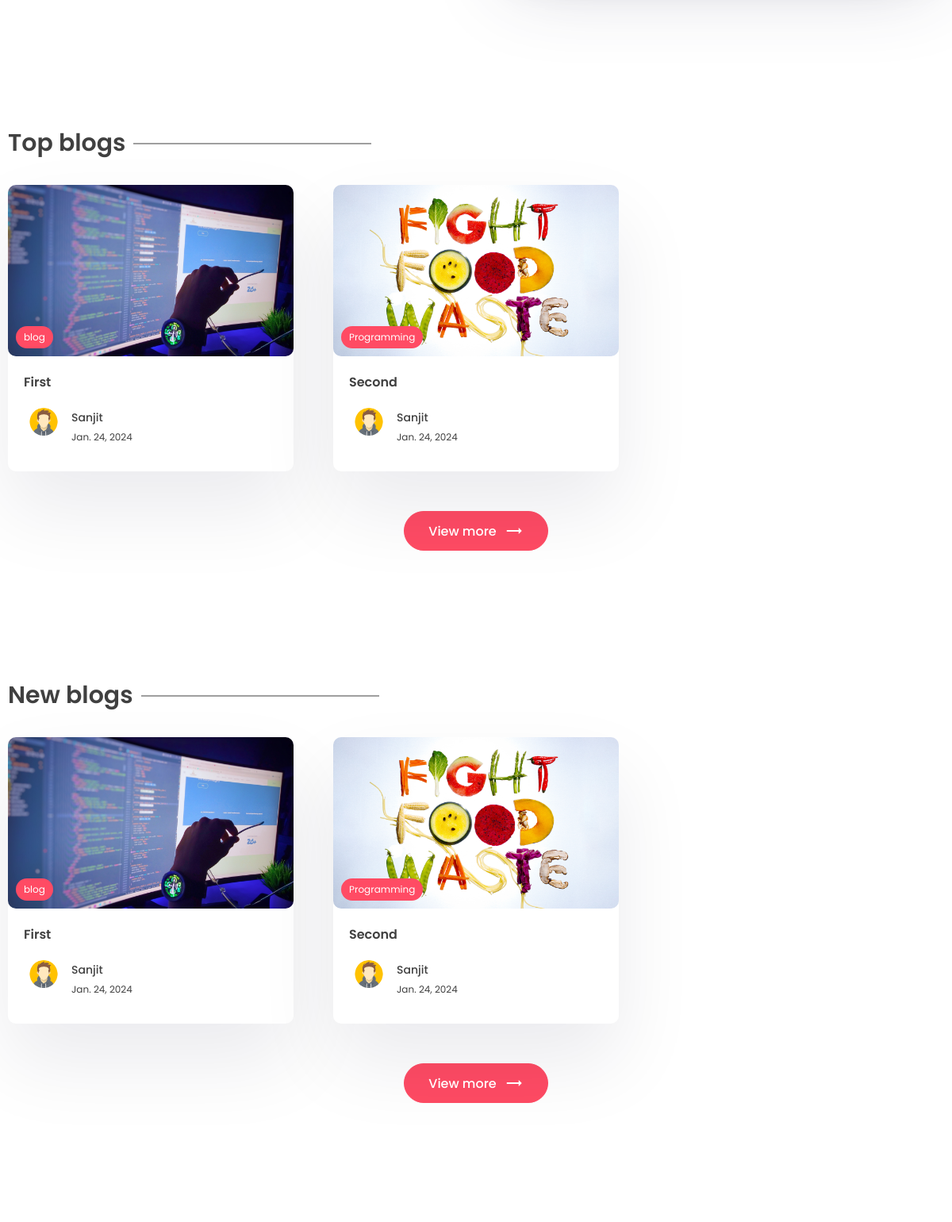
The app's page / (middle part), older data.
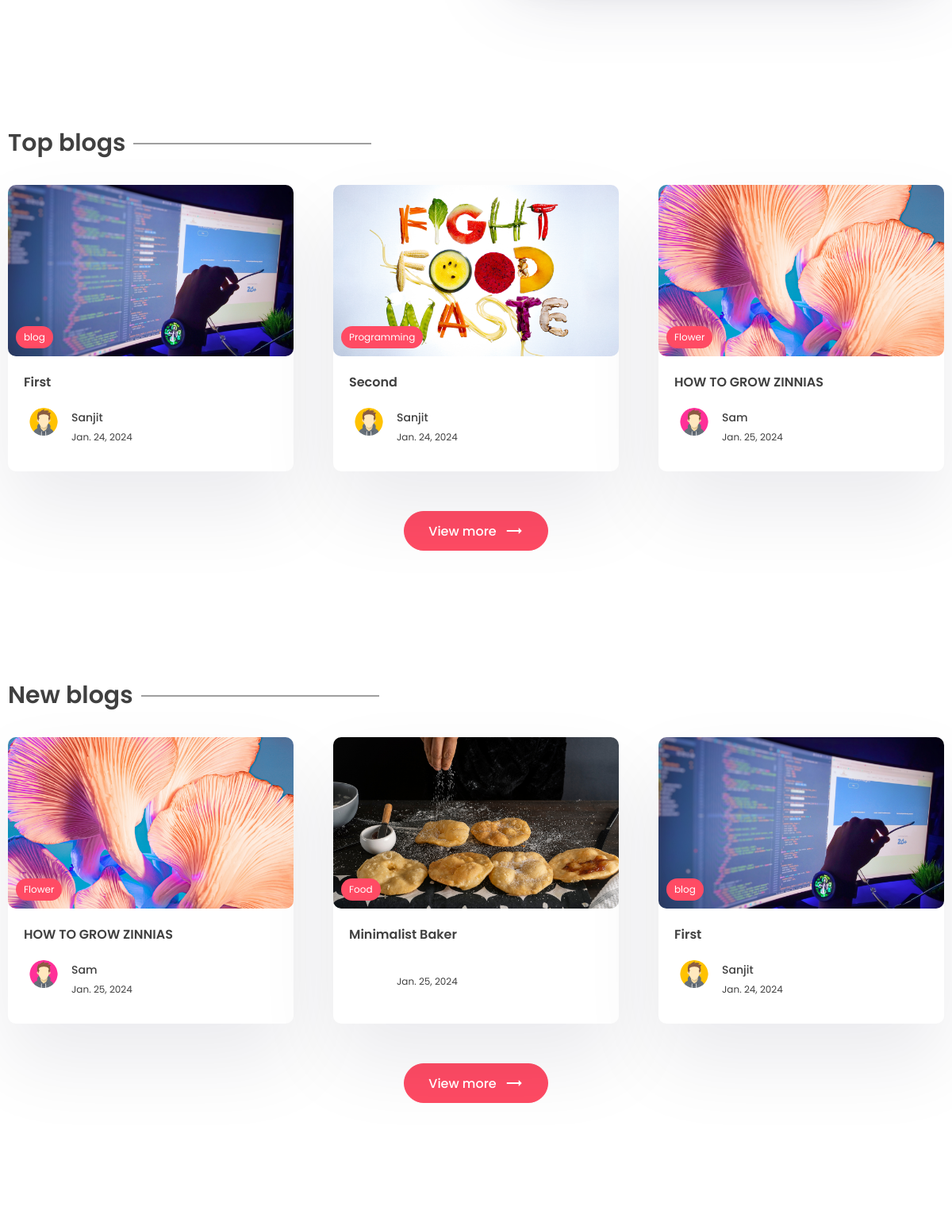
The same page, newer data.
### app/models.py (models this page shows, shortened)
class Post(models.Model):
    title = models.CharField(max_length=200)
    content = models.TextField()
    last_updated = models.DateTimeField(auto_now=True)
    slug = models.SlugField(max_length=200, unique=True)
    image = models.ImageField(null=True, blank=True, upload_to="images/")
    tags = models.ManyToManyField(Tag, blank=True, related_name='post')
    view_count = models.IntegerField(null=True, blank=True)
    is_featured = models.BooleanField(default=False)
    author = models.ForeignKey(
        User, on_delete=models.CASCADE, null=True, blank=True)
    bookmarks = models.ManyToManyField(
        User, related_name="bookmarks", default=None, blank=True)
    likes = models.ManyToManyField(
        User, related_name="post_like", default=None, blank=True)

class Tag(models.Model):
    name = models.CharField(max_length=100)
    description = models.CharField(max_length=100)
    slug = models.SlugField(max_length=200, unique=True)

class Profile(models.Model):
    user = models.OneToOneField(User, on_delete=models.CASCADE)
    profile_image = models.ImageField(
        null=True, blank=True, upload_to="images/")
    slug = models.SlugField(max_length=200, unique=True)
    bio = models.CharField(max_length=200)

### app/views.py (the view, shortened to what this page needs)
# urls.py: path('', views.index, name="index"),
def index(request):
    posts = Post.objects.all()
    top_posts = Post.objects.all().order_by('-view_count')[0:3]
    recent_posts = Post.objects.all().order_by('-last_updated')[0:3]
    featured_blog = Post.objects.filter(is_featured=True)
    subscribe_form = SubscribeForm()
    subscribe_successful = None
    website_info = None
    if WebsiteMeta.objects.all().exists():
        website_info = WebsiteMeta.objects.all()[0]
    if featured_blog:
        featured_blog = featured_blog[0]
    context = {'posts': posts, 'top_posts': top_posts, 'recent_posts': recent_posts, 'subscribe_form': subscribe_form,
               'subscribe_successful': subscribe_successful, 'featured_blog': featured_blog, 'website_info': website_info}
    return render(request, 'app/index.html', context)

### app/templates/app/index.html (shortened to what this page needs)
{% extends "base.html" %}
{% block content %}
    {% if featured_blog %}
    <section class="sp">
    </section>
    {% endif %}
    <section class="sp">
      <div class="container">
        <h1 class="sec-title">Top blogs</h1>
        <div class="grid-3">
          {% for post in top_posts %}
          <a href=" {% url "post_page" post.slug %} ">
            <div class="card">
              <div class="post-img">
                <img src="{{post.image.url}}" alt="" />
                <div class="tag">{{post.tags.all.0.name}}</div>
              </div>
              <div class="card-content">
                <h3>
                  {{post.title}}
                </h3>
                <div class="author">
                    <div class="profile-pic">
                      <img src="{{post.author.profile.profile_image.url}}" alt="" />
                    </div>
                    <div class="details">
                      <p>{{post.author.first_name}}</p>
                      <small>{{post.last_updated|date}}</small>
                    </div>
                  </div>
              </div>
            </div>
          </a>
          {% endfor %}
        </div>
        <center>
          <a href="{% url "all_posts" %}"><button class="btn btn-primary rounded view">
            View more <span class="material-icons"> trending_flat </span>
          </button></a>
        </center>
      </div>
    </section>
    <section class="sp">
      <div class="container">
        <h1 class="sec-title">New blogs</h1>
        <div class="grid-3">
          {% for post in recent_posts %}
          <a href=" {% url "post_page" post.slug %} ">
            <div class="card">
              <div class="post-img">
                <img src="{{post.image.url}}" alt="" />
                <div class="tag">{{post.tags.all.0.name}}</div>
              </div>
              <div class="card-content">
                <h3>
                  {{post.title}}
                </h3>
                <div class="author">
                  <div class="profile-pic">
                    <img src="{{post.author.profile.profile_image.url}}" alt="" />
                  </div>
                  <div class="details">
                    <p>{{post.author.first_name}}</p>
                    <small>{{post.last_updated|date}}</small>
                  </div>
                </div>
              </div>
            </div>
          </a>
          {% endfor %}
        </div>
        <center>
          <a href="{% url "all_posts" %}"><button class="btn btn-primary rounded view">
            View more <span class="material-icons"> trending_flat </span>
          </button></a>
        </center>
      </div>
    </section>
{% endblock content %}

Row changes from the older to the newer data that the page shows:
no longer on one of the page's lists (row unchanged): Post: tags.all.0.name "Programming", title "Second", author.first_name "Sanjit", last_updated "Jan. 24, 2024"
added Post: image (picture), tags.all.0.name "Flower", title "HOW TO GROW ZINNIAS", author.profile.profile_image (picture), author.first_name "Sam", last_updated "Jan. 25, 2024"
added Post: image (picture), tags.all.0.name "Food", title "Minimalist Baker", last_updated "Jan. 25, 2024", shown under "New blogs"
